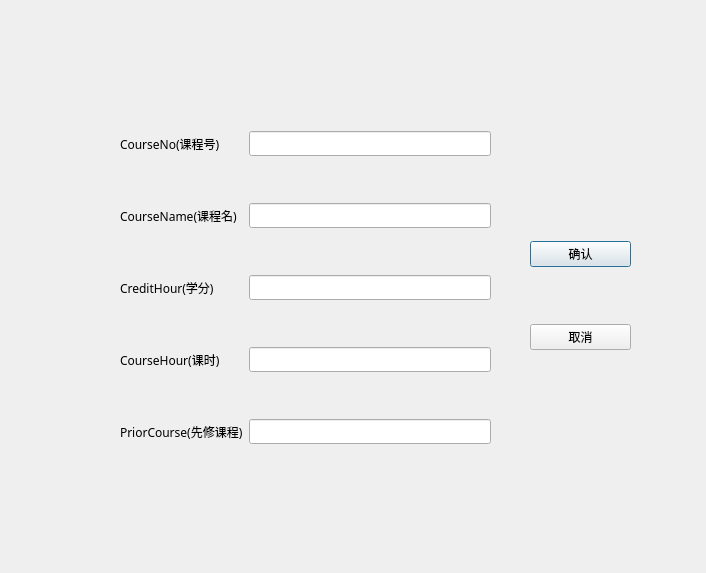
<?xml version="1.0" encoding="UTF-8"?>
<ui version="4.0">
 <class>Dialog</class>
 <widget class="QDialog" name="Dialog">
  <property name="geometry">
   <rect>
    <x>0</x>
    <y>0</y>
    <width>706</width>
    <height>573</height>
   </rect>
  </property>
  <property name="font">
   <font>
    <family>苹方 粗体</family>
   </font>
  </property>
  <property name="windowTitle">
   <string>Dialog</string>
  </property>
  <widget class="QWidget" name="gridLayoutWidget_2">
   <property name="geometry">
    <rect>
     <x>120</x>
     <y>90</y>
     <width>371</width>
     <height>399</height>
    </rect>
   </property>
   <layout class="QGridLayout" name="gridLayout_2">
    <item row="2" column="1">
     <widget class="QLineEdit" name="lineEdit_CreditHour"/>
    </item>
    <item row="1" column="0">
     <widget class="QLabel" name="label_6">
      <property name="text">
       <string>CourseName(课程名)</string>
      </property>
     </widget>
    </item>
    <item row="0" column="0">
     <widget class="QLabel" name="label_7">
      <property name="text">
       <string>CourseNo(课程号)</string>
      </property>
     </widget>
    </item>
    <item row="4" column="0">
     <widget class="QLabel" name="label_8">
      <property name="text">
       <string>PriorCourse(先修课程)</string>
      </property>
     </widget>
    </item>
    <item row="1" column="1">
     <widget class="QLineEdit" name="lineEdit_CourseName"/>
    </item>
    <item row="2" column="0">
     <widget class="QLabel" name="label_9">
      <property name="text">
       <string>CreditHour(学分)</string>
      </property>
     </widget>
    </item>
    <item row="0" column="1">
     <widget class="QLineEdit" name="lineEdit_CourseNo">
      <property name="readOnly">
       <bool>true</bool>
      </property>
     </widget>
    </item>
    <item row="3" column="0">
     <widget class="QLabel" name="label_10">
      <property name="text">
       <string>CourseHour(课时)</string>
      </property>
     </widget>
    </item>
    <item row="3" column="1">
     <widget class="QLineEdit" name="lineEdit_CourseHour"/>
    </item>
    <item row="4" column="1">
     <widget class="QLineEdit" name="lineEdit_PriorCourse"/>
    </item>
   </layout>
  </widget>
  <widget class="QWidget" name="verticalLayoutWidget_2">
   <property name="geometry">
    <rect>
     <x>530</x>
     <y>190</y>
     <width>101</width>
     <height>211</height>
    </rect>
   </property>
   <layout class="QVBoxLayout" name="verticalLayout_2">
    <item>
     <widget class="QPushButton" name="btn_OK">
      <property name="text">
       <string>确认</string>
      </property>
     </widget>
    </item>
    <item>
     <widget class="QPushButton" name="btn_Cancle">
      <property name="text">
       <string>取消</string>
      </property>
     </widget>
    </item>
   </layout>
  </widget>
 </widget>
 <resources/>
 <connections/>
</ui>
